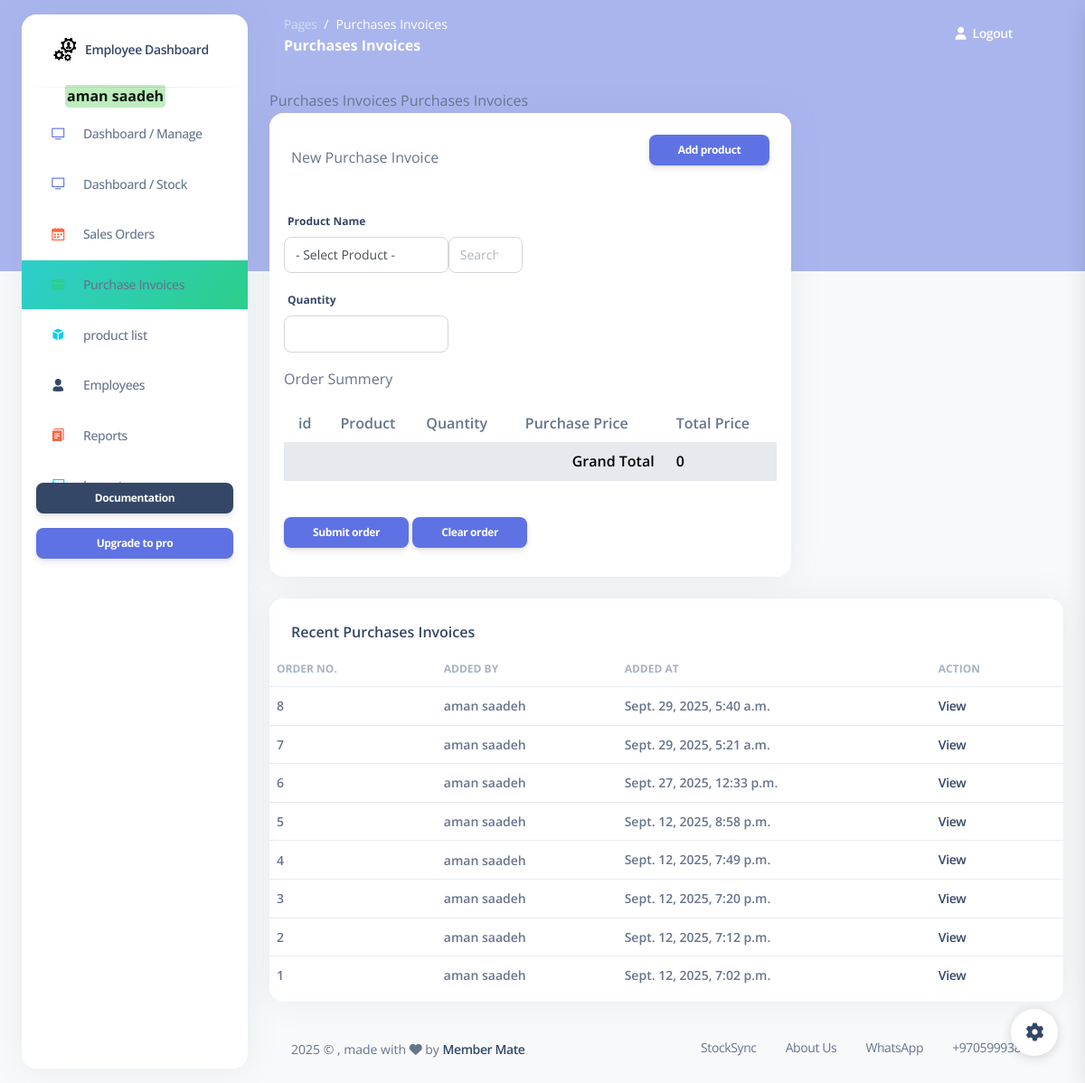
Before: /purchases (signed in) with the older database file.
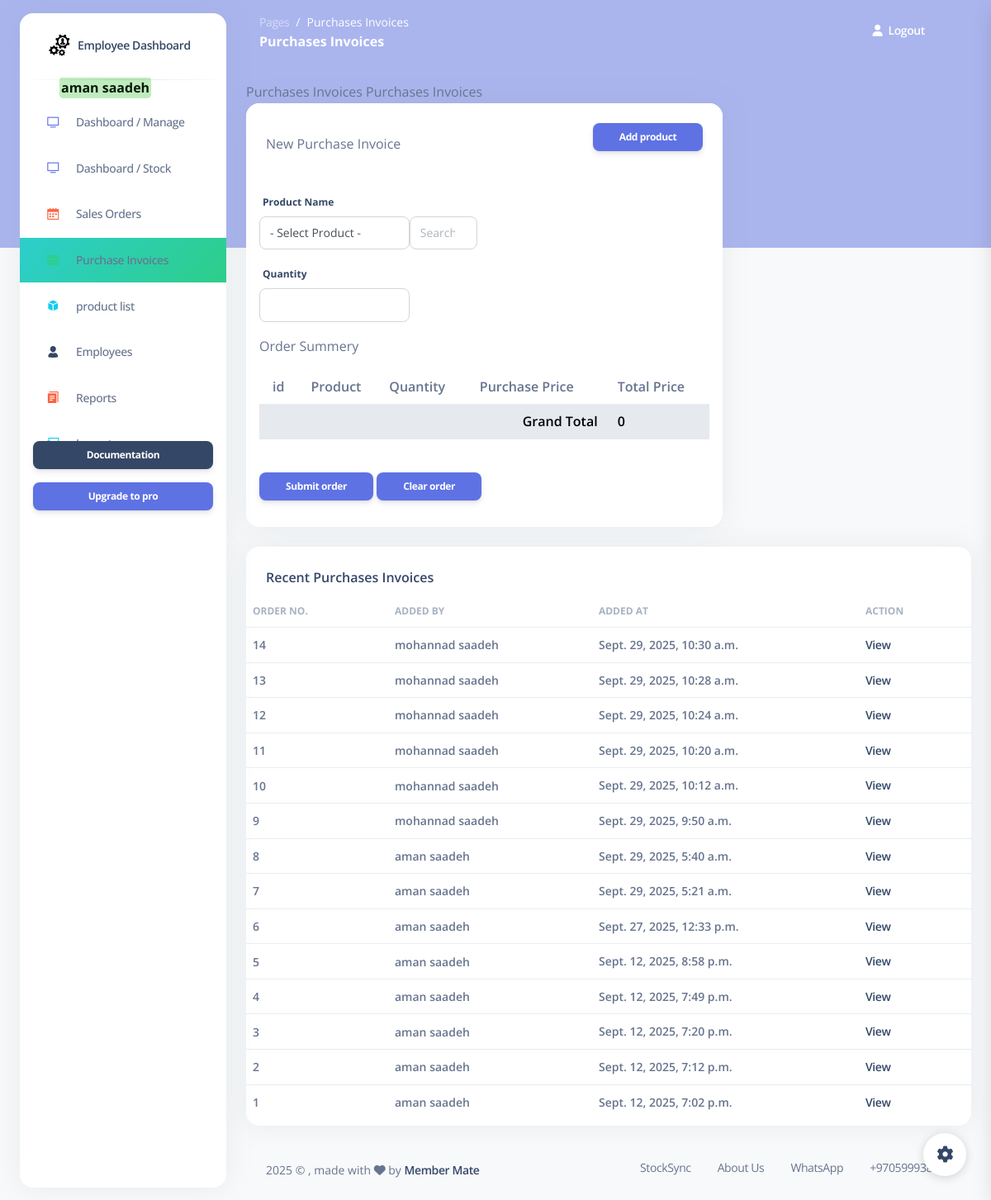
After: the same page with the newer database file.
### my_app/models.py (models this page shows)
class Employee(models.Model):
    first_name = models.CharField(max_length=255)
    last_name = models.CharField(max_length=255)
    email = models.EmailField(max_length=255)
    DOB = models.DateField()
    password = models.CharField(max_length=255)
    confirm_password = models.CharField(max_length=255)
    is_active = models.BooleanField(default=False)
    created_at = models.DateTimeField(auto_now_add=True)
    updated_at = models.DateTimeField(auto_now=True)
    objects = EmployeeManager()

class Purchase(models.Model): #i changed from Purchasing_invoice to Purchase >
    pay_choices = [
        ('cash', 'Cash'),
        ('debts','Debts'),
    ]
    employee = models.ForeignKey(Employee , related_name="Purchases", on_delete=models.CASCADE) # RESTRICT  deleted >>  dont delete the item or ( default="Default", on_delete=models.SET_DEFAULT)
    total_amount = models.DecimalField(max_digits=10, decimal_places=2, default=0.00) # the total amount of the invoice
    payment_method = models.CharField(max_length=10, choices=pay_choices, default='cash')
    grand_total = models.DecimalField(max_digits=10, decimal_places=2, default=0.00)
    created_at = models.DateTimeField(auto_now_add=True)
    updated_at = models.DateTimeField(auto_now=True)
    objects = PurchaseManager()

### my_app/views.py (the view)
# urls.py: path('purchases', views.display_purchases),
def display_purchases(request):
    grand_total = sum(item['total_price'] for item in purchases_order)
    context = {
            'purchases_order': purchases_order,
            'products': models.get_all_products(),#--------------------------------------------Mai
            'invoices' : models.get_all_invoices(),
            'employee': models.get_employee_by_id(request.session['employee_id']),#--------------------------------------------Mai
            'grand_total': grand_total,
        }
    return render(request , 'purchase_invoices.html' ,context)

### my_app/models.py (called while the page is built)
def get_employee_by_id(id):
    return Employee.objects.get(id=id)

def get_all_products():
    return Product.objects.all()

def get_all_invoices():
    return Purchase.objects.all().order_by('-created_at')

### my_app/templates/purchase_invoices.html (shortened to what this page needs)
{% extends 'layouts/base.html' %}
{% block content %}
      {% block page_name %}Purchases Invoices{% endblock %}
      {% block page_name2 %}Purchases Invoices{% endblock %}
<div class="row">
    <div class="col-8">
      <div class="card mb-4">
        <div class="card-header pb-0">
          <form action="/add_order_to_purchase" method="post" id="add-form">
            <div class="d-flex align-items-center">
              <p class="mb-0 ">New Purchase Invoice</p>
              <button class="btn btn-primary btn-sm ms-auto">Add product</button>
            </div>
          </div>
          <div class="card-body">
            <div class="row">
              <div class="col-md-6">
                <label for="example-text-input" class="form-control-label">Product Name</label>
                </div>
                <div class="btn-group ">
                  <div class="col-md-4">
                    <div class="form-group">
                      <select id="results-box"   class="form-control" name="product_name">
                        <option value="- Select Product -">- Select Product -</option>
                        </select>
                    </div>
                  </div>
                  <div class="w-15 text-center">
                    <div id="search-form"   outocomplete = "off">
                        <input id="search-input" class="form-control me-2" type="search" placeholder="Search " aria-label="Search">
                    </div>
                  </div>
                </div>
              </div>
              <div class="col-md-4">
                <div class="form-group">
                  <label for="example-text-input" class="form-control-label">Quantity</label>
                  <input class="form-control" type="number" name="quantity" >
                </div>
              </div>
          <form action="/submet_purchase_order" method="post">
              <p>Order Summery</p>
              <table class="table">
                <tr >
                  <th class="ps-3">id</th>
                  <th class="ps-3">Product</th>
                  <th>Quantity</th>
                  <th class="ps-3">Purchase Price</th>
                  <th class="ps-3">Total Price</th>
                </tr>
                <tr class="table-secondary fw-bold">
                  <td colspan="4" class="text-end">Grand Total</td>
                  <td class="ps-3">{{ grand_total }}</td>
                </tr>
              </table>
              <button type="submit" class="btn btn-primary btn-sm ms-auto mt-4">Submit order</button>
              <a href="/clear_purchases_list" class="btn btn-primary btn-sm ms-auto mt-4"> Clear order</a>
            </div>
      </div>
    </div>
  </div>
  <div class="row">
    <div class="col-12">
      <div class="card mb-4">
        <div class="card-header pb-0">
          <h6>Recent Purchases Invoices</h6>
        </div>
        <div class="card-body px-0 pt-0 pb-2">
          <div class="table-responsive p-0">
            <table class="table align-items-center justify-content-center mb-0">
              <thead>
                <tr>
                  <th class="text-uppercase text-secondary text-xs font-weight-bolder opacity-7 ps-2">Order No.</th>
                  <th class="text-uppercase text-secondary text-xs font-weight-bolder opacity-7 ps-2 ">Added by</th>
                  <th class="text-uppercase text-secondary text-xs font-weight-bolder opacity-7 ps-2 ">Added at</th>
                  <th class="text-uppercase text-secondary text-xs font-weight-bolder opacity-7 ps-2">Action</th>
                </tr>
              </thead>
              <tbody>
                {% for invoice in invoices %}
                <tr>
                  <td>
                    <p class="text-sm mb-0 font-weight-bold mb-0"> {{invoice.id}} </p>
                  </td>
                  <td>
                    <p class="text-sm mb-0 font-weight-bold mb-0"> {{invoice.employee.first_name}} {{invoice.employee.last_name}} </p>
                  </td>
                  <td>
                    <span class="text-sm mb-0 font-weight-bold">{{invoice.created_at}}</span>
                  </td>
                  <td>
                    <span class="text-sm  mb-0 font-weight-bold"><a href="/view_purchase_invoice/{{invoice.id}}">View</a></span>
                  </td>
                </tr>
                {% endfor %}
              </tbody>
            </table>
          </div>
        </div>
      </div>
    </div>
  </div>
{% endblock content %}

### my_app/templates/layouts/base.html (shortened to what this page needs)
<!DOCTYPE html>
<html lang="en">
{% load static %}
<head>
        <link href="https://cdnjs.cloudflare.com/ajax/libs/font-awesome/6.5.1/css/all.min.css" rel="stylesheet" />
    <link href="{% static 'css/nucleo-icons.css'%}" rel="stylesheet" />
    <link href="{% static 'css/nucleo-svg.css'%}" rel="stylesheet" />
    <link href="https://cdnjs.cloudflare.com/ajax/libs/font-awesome/6.5.1/css/all.min.css" rel="stylesheet" />
    <link href="{% static 'css/nucleo-svg.css'%}" rel="stylesheet" />
    <link id="pagestyle" href="{% static 'css/argon-dashboard.css' %}" rel="stylesheet" />
    <nonscript><link rel="stylesheet" href="{% static 'css/argon-dashboard.css' %}"></nonscript>
    <link rel="stylesheet" href="{% static 'css/style.css' %}">
    </head>
    <body class="g-sidenav-show   bg-gray-100">
        {% include 'includes/aside.html' %}
        <main class="main-content position-relative border-radius-lg ">
            <nav class="navbar navbar-main navbar-expand-lg px-0 mx-4 shadow-none border-radius-xl " id="navbarBlur" data-scroll="false">
                <div class="container-fluid py-1 px-3">
                    <nav aria-label="breadcrumb">
                    <ol class="breadcrumb bg-transparent mb-0 pb-0 pt-1 px-0 me-sm-6 me-5">
                        <li class="breadcrumb-item text-sm"><a class="opacity-5 text-white" href="javascript:;">Pages</a></li>
                        <li class="breadcrumb-item text-sm text-white active" aria-current="page"> {% block page_name %}{% endblock %}</li>
                    </ol>
                    <h6 class="font-weight-bolder text-white mb-0"> {% block page_name2 %}{% endblock %}</h6>
                    </nav>
                        {% include 'includes/navigation_main.html' %}
                </div>
            </nav>
            <div class="container-fluid py-4">
                {% block content %}{% endblock content %}
                {% include 'includes/footer.html' %}
            </div>
        </main>
        {% include 'includes/fixed-plugin.html' %}
</body>
</html>

### my_app/templates/includes/aside.html
<aside class="sidenav bg-white navbar navbar-vertical navbar-expand-xs border-0 border-radius-xl my-3 fixed-start ms-4 " id="sidenav-main">
    <div class="sidenav-header">
        <a class="navbar-brand m-0" target="_blank">
        <img src="static/img/logo.PNG" class="navbar-brand-img h-100" alt="main_logo">
        <span class="ms-1 font-weight-bold">Employee Dashboard</span>
        </a>
        <hr class="horizontal dark mt-0">
    </div>
    <div class="collapse navbar-collapse  w-auto " id="sidenav-collapse-main">
            <span class="nav-link-text ms-5">
                <b class="message_success" >{{employee.first_name}} {{employee.last_name}}</b>
            </span>
        <ul class="navbar-nav">
        <li class="nav-item {% if request.path == '/index'   %} bg-gradient-secondary {% endif %}">
            <a class="nav-link " href="/index">
            <div class="icon icon-shape icon-sm border-radius-md text-center me-2 d-flex align-items-center justify-content-center">
                <i class="ni ni-tv-2 text-primary text-sm opacity-10"></i>
            </div>
            <span class="nav-link-text ms-1">Dashboard / Manage</span>
            </a>
        </li>
        <li class="nav-item {% if request.path == '/employye_dashboard'   %} bg-gradient-secondary {% endif %}">
            <a class="nav-link " href="/employye_dashboard">
            <div class="icon icon-shape icon-sm border-radius-md text-center me-2 d-flex align-items-center justify-content-center">
                <i class="ni ni-tv-2 text-primary text-sm opacity-10"></i>
            </div>
            <span class="nav-link-text ms-1">Dashboard / Stock</span>
            </a>
        </li>
        <li class="nav-item {% if request.path == '/sales' or 'view_sale_order' in request.path %} bg-gradient-secondary {% endif %}">
            <a class="nav-link " href="/sales">
            <div class="icon icon-shape icon-sm border-radius-md text-center me-2 d-flex align-items-center justify-content-center">
                <i class="ni ni-calendar-grid-58 text-warning text-sm opacity-10"></i>
            </div>
            <span class="nav-link-text ms-1">Sales Orders</span>
            </a>
        </li>
        <li class="nav-item {% if request.path == '/purchases' or 'view_purchase_invoice' in request.path  %} bg-gradient-success {% endif %}">
            <a class="nav-link " href="/purchases">
            <div class="icon icon-shape icon-sm border-radius-md text-center me-2 d-flex align-items-center justify-content-center">
                <i class="ni ni-credit-card text-success text-sm opacity-10"></i>
            </div>
            <span class="nav-link-text ms-1">Purchase Invoices</span>
            </a>
        </li>
        <li class="nav-item">
            <a class="nav-link " href="/products">
            <div class="icon icon-shape icon-sm border-radius-md text-center me-2 d-flex align-items-center justify-content-center">
                <i class="ni ni-app text-info text-sm opacity-10"></i>
            </div>
            <span class="nav-link-text ms-1">product list</span>
            </a>
        </li>
        <li class="nav-item {% if request.path == '/employees'   %} bg-gradient-secondary {% endif %}">
            <a class="nav-link " href="/employees">
            <div class="icon icon-shape icon-sm border-radius-md text-center me-2 d-flex align-items-center justify-content-center">
                <i class="ni ni-single-02 text-dark text-sm opacity-10"></i>
            </div>
            <span class="nav-link-text ms-1">Employees</span>
            </a>
        </li>
        <li class="nav-item {% if request.path == '/employee_reports'   %} bg-gradient-secondary {% endif %}">
            <a class="nav-link " href="/employee_reports">
            <div class="icon icon-shape icon-sm border-radius-md text-center me-2 d-flex align-items-center justify-content-center">
                <i class="ni ni-single-copy-04 text-warning text-sm opacity-10"></i>
            </div>
            <span class="nav-link-text ms-1">Reports</span>
            </a>
        </li>
        <li class="nav-item">
            <a class="nav-link " href="/emp_logout">
            <div class="icon icon-shape icon-sm border-radius-md text-center me-2 d-flex align-items-center justify-content-center">
                <i class="ni ni-collection text-info text-sm opacity-10"></i>
            </div>
            <span class="nav-link-text ms-1">Logout</span>
            </a>
        </li>
        </ul>
    </div>
    <div class="sidenav-footer mx-3 ">
        <a href="https://www.creative-tim.com/learning-lab/bootstrap/license/argon-dashboard" target="_blank" class="btn btn-dark btn-sm w-100 mb-3">Documentation</a>
        <a class="btn btn-primary btn-sm mb-0 w-100" href="https://www.creative-tim.com/product/argon-dashboard-pro?ref=sidebarfree" type="button">Upgrade to pro</a>
    </div>
</aside>

### my_app/templates/includes/navigation_main.html (shortened to what this page needs)
        <div class="collapse navbar-collapse mt-sm-0 mt-2 me-md-0 me-sm-4" id="navbar">
            <ul class="navbar-nav  justify-content-end">
            <li class="nav-item d-flex align-items-center">
                <a href="/emp_logout" class="nav-link text-white font-weight-bold px-0">
                <i class="fa fa-user me-sm-1"></i>
                <span class="d-sm-inline d-none">Logout</span>
                </a>
            </li>
            <li class="nav-item px-3 d-flex align-items-center">
            </li>
            <li class="nav-item dropdown pe-2 d-flex align-items-center">
                </ul>
        </div>

### my_app/templates/includes/footer.html (shortened to what this page needs)
<footer class="footer pt-3  ">
<div class="container-fluid">
    <div class="row align-items-center justify-content-lg-between">
    <div class="col-lg-6 mb-lg-0 mb-4">
        <div class="copyright text-center text-sm text-muted text-lg-start ">
            <span id="year"></span>
        © ,
        made with <i class="fa fa-heart"></i> by
        <a href="http://www.membrmate.com" class="font-weight-bold" target="_blank">Member Mate</a>
        </div>
    </div>
    <div class="col-lg-6">
        <ul class="nav nav-footer justify-content-center justify-content-lg-end">
        <li class="nav-item">
            <a class="nav-link text-muted" target="_blank">StockSync</a>
        </li>
        <li class="nav-item">
            <a href="/about_us" class="nav-link text-muted" target="_blank">About Us</a>
        </li>
        <li class="nav-item">
            <a  class="nav-link text-muted" target="_blank">WhatsApp</a>
        </li>
        <li class="nav-item">
            <a  class="nav-link pe-0 text-muted" target="_blank"> +970599938149</a>
        </li>
        </ul>
    </div>
    </div>
</div>
</footer>

### my_app/templates/includes/fixed-plugin.html (shortened to what this page needs)
<div class="fixed-plugin">
<a class="fixed-plugin-button text-dark position-fixed px-3 py-2">
    <i class="fa fa-cog py-2"> </i>
</a>
</div>

### my_app/templates/includes/scripts.html (shortened to what this page needs)
{% load static %}

### static/css/nucleo-svg.css (style rules this page uses)
.icon { display: inline-block; color: #111111; height: 1em; width: 1em; }
.icon-sm { height: 0.8em; width: 0.8em; }
.icon { fill: currentColor; stroke: none; }

### static/css/style.css (style rules this page uses)
.message_success { width: min-content; background-color: rgb(191, 236, 191); color: rgb(8, 24, 8); border: 2px solid rgb(191, 236, 191); border-radius: 5px; }

Changed rows visible on the page:
added Purchase: id "14", employee.first_name "mohannad", employee.last_name "saadeh", created_at "Sept. 29, 2025, 10:30 a.m."
added Purchase: id "13", employee.first_name "mohannad", employee.last_name "saadeh", created_at "Sept. 29, 2025, 10:28 a.m."
added Purchase: id "12", employee.first_name "mohannad", employee.last_name "saadeh", created_at "Sept. 29, 2025, 10:24 a.m."
added Purchase: id "11", employee.first_name "mohannad", employee.last_name "saadeh", created_at "Sept. 29, 2025, 10:20 a.m."
added Purchase: id "10", employee.first_name "mohannad", employee.last_name "saadeh", created_at "Sept. 29, 2025, 10:12 a.m."
added Purchase: id "9", employee.first_name "mohannad", employee.last_name "saadeh", created_at "Sept. 29, 2025, 9:50 a.m."
